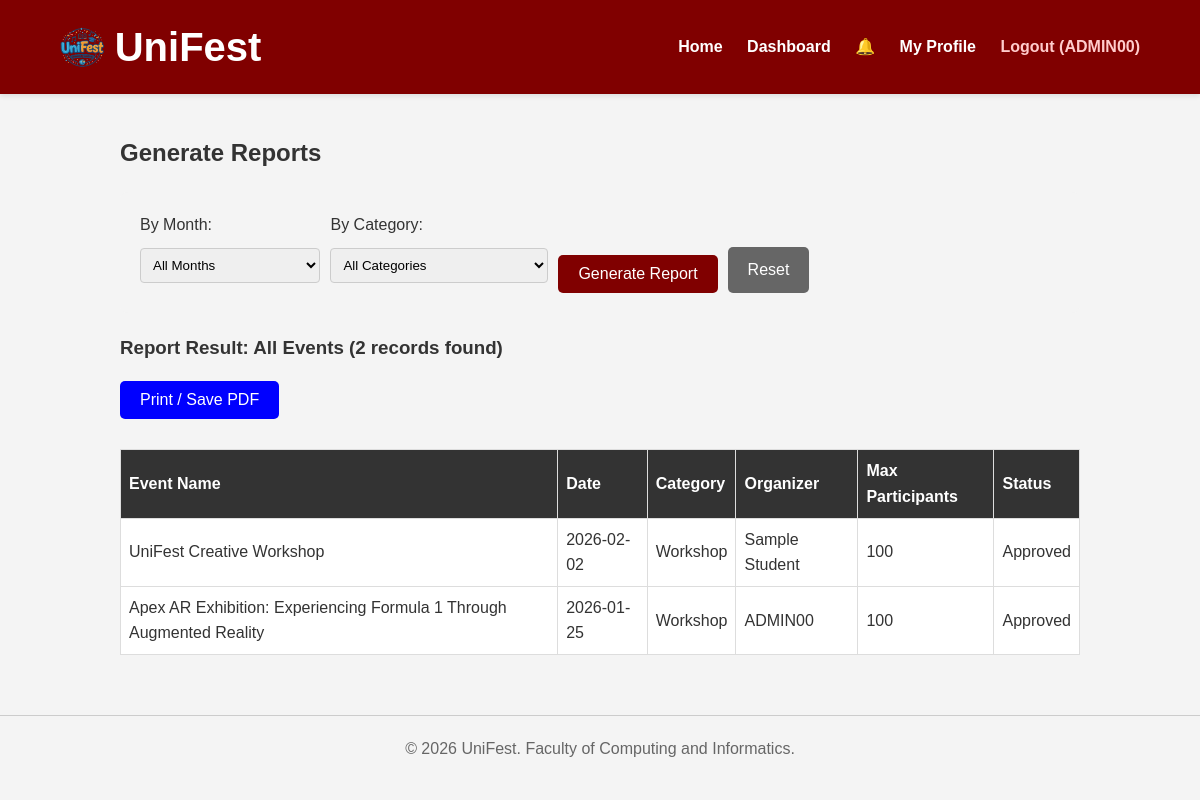
Page /admin_reports.php (signed in) on the committed database.
### tables this page shows
CREATE TABLE `events` (
  `id` int(11) NOT NULL,
  `event_name` varchar(255) NOT NULL,
  `description` text NOT NULL,
  `organizer_id` int(11) NOT NULL,
  `contact_person` varchar(100) DEFAULT NULL,
  `contact_no` varchar(20) DEFAULT NULL,
  `type` enum('Workshop','Seminar','Competition','Festival','Sport','Course') NOT NULL,
  `venue` varchar(255) NOT NULL,
  `event_date` date NOT NULL,
  `event_time` time NOT NULL,
  `mode` enum('Physical','Online','Hybrid') NOT NULL,
  `registration_close_date` date NOT NULL,
  `max_participants` int(11) DEFAULT NULL,
  `fee` decimal(10,2) NOT NULL DEFAULT 0.00,
  `remarks` text DEFAULT NULL,
  `poster` varchar(255) DEFAULT NULL,
  `status` enum('pending','approved','archived') DEFAULT 'pending',
  `visibility` enum('public','university') NOT NULL DEFAULT 'public'
);

CREATE TABLE `users` (
  `id` int(11) NOT NULL,
  `category` enum('Staff','Student','Public','Admin') NOT NULL,
  `name` varchar(100) NOT NULL,
  `email` varchar(100) NOT NULL,
  `phone` varchar(20) NOT NULL,
  `organization` varchar(100) NOT NULL,
  `interested_categories` text NOT NULL,
  `password` varchar(255) NOT NULL,
  `role` enum('admin','staff','student','public') NOT NULL DEFAULT 'public',
  `created_at` timestamp NOT NULL DEFAULT current_timestamp(),
  `status` enum('active','suspended') DEFAULT 'active'
);

### admin_reports.php (the view, shortened to what this page needs)
<?php
require 'config/db.php';
require 'includes/header.php';
$sql = "SELECT events.*, users.name as organizer
        FROM events
        JOIN users ON events.organizer_id = users.id
        WHERE 1=1";
$params = [];
$title_parts = [];
$sql .= " ORDER BY event_date DESC";
$stmt = $pdo->prepare($sql);
$stmt->execute($params);
$events = $stmt->fetchAll();
$report_title = empty($title_parts) ? "All Events" : implode(" | ", $title_parts);
?>
<h2>Generate Reports</h2>
<div style="background:#f4f4f4; padding:20px; border-radius:8px; margin-bottom:20px;">
    <form method="GET" style="display:flex; gap:10px; align-items:flex-end; flex-wrap: wrap;">
        <div>
            <label>By Month:</label>
            <select name="filter_month" style="padding: 8px;">
                <option value="">All Months</option>
            </select>
        </div>
        <div>
            <label>By Category:</label>
            <select name="filter_category" style="padding: 8px;">
                <option value="">All Categories</option>
            </select>
        </div>
        <button type="submit" class="btn">Generate Report</button>
        <a href="admin_reports.php" class="btn" style="background:#666;">Reset</a>
    </form>
</div>
<h3>Report Result: <?= $report_title ?> (<?= count($events) ?> records found)</h3>
<?php if (count($events) > 0): ?>
    <button onclick="window.print()" class="btn" style="background:blue; margin-bottom:10px;">Print / Save PDF</button>
    <table style="width:100%; border-collapse: collapse; background: white;" border="1">
        <thead>
            <tr style="background-color: #333; color: white;">
                <th style="padding:8px;">Event Name</th>
                <th style="padding:8px;">Date</th>
                <th style="padding:8px;">Category</th>
                <th style="padding:8px;">Organizer</th>
                <th style="padding:8px;">Max Participants</th>
                <th style="padding:8px;">Status</th>
            </tr>
        </thead>
        <tbody>
            <?php foreach ($events as $e): ?>
                <tr>
                    <td style="padding:8px;"><?= htmlspecialchars($e['event_name']) ?></td>
                    <td style="padding:8px;"><?= htmlspecialchars($e['event_date']) ?></td>
                    <td style="padding:8px;"><?= htmlspecialchars($e['type']) ?></td>
                    <td style="padding:8px;"><?= htmlspecialchars($e['organizer']) ?></td>
                    <td style="padding:8px;"><?= htmlspecialchars($e['max_participants']) ?></td>
                    <td style="padding:8px;"><?= ucfirst($e['status']) ?></td>
                </tr>
            <?php endforeach; ?>
        </tbody>
    </table>
<?php else: ?>
    <p style="padding: 20px; background: white; text-align: center; border: 1px solid #ddd;">No events found matching these filters.</p>
<?php endif; ?>
<?php require 'includes/footer.php'; ?>

### assets/style.css (style rules this page uses)
:root { --primary-color: #800000; --secondary-color: #333; --bg-color: #f4f4f4; --text-color: #333; }
body { font-family: Arial, sans-serif; background-color: var(--bg-color); margin: 0; padding: 0; color: var(--text-color); line-height: 1.6; }
.btn { display: inline-block; background-color: var(--primary-color); color: white; padding: 10px 20px; text-decoration: none; border-radius: 5px; border: none; cursor: pointer; font-size: 1rem; }
input[type="text"], input[type="email"], input[type="password"], input[type="number"], input[type="date"], input[type="time"], select, textarea { width: 100%; padding: 10px; margin: 10px 0; border: 1px solid #ccc; border-radius: 4px; box-sizing: border-box; }
table { width: 100%; border-collapse: collapse; margin-top: 20px; background: white; }
th, td { padding: 12px; border: 1px solid #ddd; text-align: left; }
th { background-color: var(--secondary-color); color: white; }

### rows in the picture
events: event_name "UniFest Creative Workshop", event_date "2026-02-02", type "Workshop", organizer.name "Sample Student", max_participants "100", status "Approved"
events: event_name "Apex AR Exhibition: Experiencing Formula 1 Through Augmented Reality", event_date "2026-01-25", type "Workshop", organizer.name "ADMIN00", max_participants "100", status "Approved"

### other values in the picture
$_SESSION['user_name'] "ADMIN00"
$report_title "All Events"
count($events) "2"
